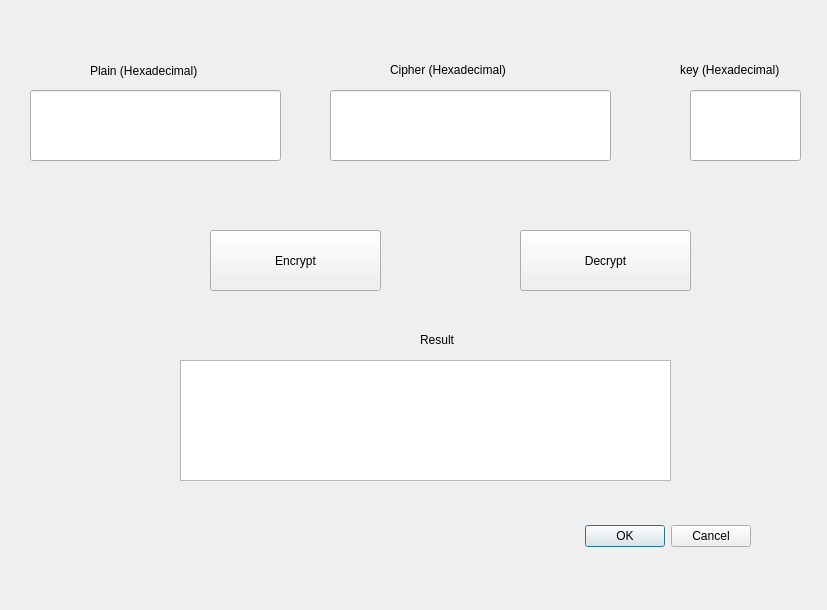
<?xml version="1.0" encoding="UTF-8"?>
<ui version="4.0">
 <class>qtaes</class>
 <widget class="QDialog" name="qtaes">
  <property name="geometry">
   <rect>
    <x>0</x>
    <y>0</y>
    <width>827</width>
    <height>610</height>
   </rect>
  </property>
  <property name="windowTitle">
   <string>Dialog</string>
  </property>
  <widget class="QDialogButtonBox" name="buttonBox">
   <property name="geometry">
    <rect>
     <x>410</x>
     <y>520</y>
     <width>341</width>
     <height>32</height>
    </rect>
   </property>
   <property name="orientation">
    <enum>Qt::Horizontal</enum>
   </property>
   <property name="standardButtons">
    <set>QDialogButtonBox::Cancel|QDialogButtonBox::Ok</set>
   </property>
  </widget>
  <widget class="QLabel" name="KeyLabel">
   <property name="geometry">
    <rect>
     <x>680</x>
     <y>60</y>
     <width>131</width>
     <height>20</height>
    </rect>
   </property>
   <property name="text">
    <string>key (Hexadecimal)</string>
   </property>
  </widget>
  <widget class="QLabel" name="CipherLabel">
   <property name="geometry">
    <rect>
     <x>390</x>
     <y>60</y>
     <width>151</width>
     <height>20</height>
    </rect>
   </property>
   <property name="text">
    <string>Cipher (Hexadecimal)</string>
   </property>
  </widget>
  <widget class="QPushButton" name="DecryptPushButton">
   <property name="geometry">
    <rect>
     <x>520</x>
     <y>230</y>
     <width>171</width>
     <height>61</height>
    </rect>
   </property>
   <property name="text">
    <string>Decrypt</string>
   </property>
  </widget>
  <widget class="QLabel" name="PlainLabel">
   <property name="geometry">
    <rect>
     <x>90</x>
     <y>60</y>
     <width>151</width>
     <height>21</height>
    </rect>
   </property>
   <property name="text">
    <string>Plain (Hexadecimal)</string>
   </property>
  </widget>
  <widget class="QLineEdit" name="CipherLineEdit">
   <property name="geometry">
    <rect>
     <x>330</x>
     <y>90</y>
     <width>281</width>
     <height>71</height>
    </rect>
   </property>
  </widget>
  <widget class="QLineEdit" name="KeyLineEdit">
   <property name="geometry">
    <rect>
     <x>690</x>
     <y>90</y>
     <width>111</width>
     <height>71</height>
    </rect>
   </property>
  </widget>
  <widget class="QTextBrowser" name="OutputTextBrowser">
   <property name="geometry">
    <rect>
     <x>180</x>
     <y>360</y>
     <width>491</width>
     <height>121</height>
    </rect>
   </property>
  </widget>
  <widget class="QLabel" name="CipherLabel_2">
   <property name="geometry">
    <rect>
     <x>420</x>
     <y>330</y>
     <width>91</width>
     <height>20</height>
    </rect>
   </property>
   <property name="text">
    <string>Result</string>
   </property>
  </widget>
  <widget class="QLineEdit" name="PlainLineEdit">
   <property name="geometry">
    <rect>
     <x>30</x>
     <y>90</y>
     <width>251</width>
     <height>71</height>
    </rect>
   </property>
  </widget>
  <widget class="QPushButton" name="EncryptPushButton">
   <property name="geometry">
    <rect>
     <x>210</x>
     <y>230</y>
     <width>171</width>
     <height>61</height>
    </rect>
   </property>
   <property name="text">
    <string>Encrypt</string>
   </property>
  </widget>
 </widget>
 <resources/>
 <connections>
  <connection>
   <sender>buttonBox</sender>
   <signal>accepted()</signal>
   <receiver>qtaes</receiver>
   <slot>accept()</slot>
   <hints>
    <hint type="sourcelabel">
     <x>248</x>
     <y>254</y>
    </hint>
    <hint type="destinationlabel">
     <x>157</x>
     <y>274</y>
    </hint>
   </hints>
  </connection>
  <connection>
   <sender>buttonBox</sender>
   <signal>rejected()</signal>
   <receiver>qtaes</receiver>
   <slot>reject()</slot>
   <hints>
    <hint type="sourcelabel">
     <x>316</x>
     <y>260</y>
    </hint>
    <hint type="destinationlabel">
     <x>286</x>
     <y>274</y>
    </hint>
   </hints>
  </connection>
 </connections>
</ui>
